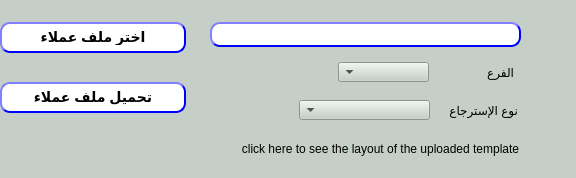
<?xml version="1.0" encoding="UTF-8"?>
<ui version="4.0">
 <class>Dialog</class>
 <widget class="QDialog" name="Dialog">
  <property name="geometry">
   <rect>
    <x>0</x>
    <y>0</y>
    <width>576</width>
    <height>178</height>
   </rect>
  </property>
  <property name="windowTitle">
   <string>تحميل تقاط العملاء</string>
  </property>
  <property name="styleSheet">
   <string notr="true">background-color: rgb(198, 207, 199);

            </string>
  </property>
  <widget class="QPushButton" name="BTN_load">
   <property name="geometry">
    <rect>
     <x>0</x>
     <y>82</y>
     <width>186</width>
     <height>31</height>
    </rect>
   </property>
   <property name="styleSheet">
    <string notr="true">QPushButton{
                                        background-color: white;
                                        border-style: outset;
                                        border-width: 2px;
                                        border-radius: 10px;
                                        border-color: blue;
                                        font: bold 14px;
                                        min-width:6em;
 padding: 6px;
                                       }
                                        QPushButton:hover {
                                        background: qradialgradient(
                                        cx: 0.3, cy: -0.4, fx: 0.3, fy: -0.4,
                                        radius: 1.35, stop: 0 #fff, stop: 1 #bbb
                                        );
                                        }
                                        QPushButton:pressed {
                                        border-style: inset;
                                        background: qradialgradient(
                                        cx: 0.4, cy: -0.1, fx: 0.4, fy: -0.1,
                                        radius: 1.35, stop: 0 #fff, stop: 1 #ddd
                                        );
                                        }
                                    </string>
   </property>
   <property name="text">
    <string>تحميل ملف عملاء</string>
   </property>
  </widget>
  <widget class="QPushButton" name="BTN_browse">
   <property name="geometry">
    <rect>
     <x>0</x>
     <y>22</y>
     <width>186</width>
     <height>31</height>
    </rect>
   </property>
   <property name="styleSheet">
    <string notr="true">QPushButton{
                                        background-color: white;
                                        border-style: outset;
                                        border-width: 2px;
                                        border-radius: 10px;
                                        border-color: blue;
                                        font: bold 14px;
                                        min-width:6em;
 padding: 6px;
                                       }
                                        QPushButton:hover {
                                        background: qradialgradient(
                                        cx: 0.3, cy: -0.4, fx: 0.3, fy: -0.4,
                                        radius: 1.35, stop: 0 #fff, stop: 1 #bbb
                                        );
                                        }
                                        QPushButton:pressed {
                                        border-style: inset;
                                        background: qradialgradient(
                                        cx: 0.4, cy: -0.1, fx: 0.4, fy: -0.1,
                                        radius: 1.35, stop: 0 #fff, stop: 1 #ddd
                                        );
                                        }
                                    </string>
   </property>
   <property name="text">
    <string>اختر ملف عملاء</string>
   </property>
  </widget>
  <widget class="QLineEdit" name="LE_fileName">
   <property name="enabled">
    <bool>true</bool>
   </property>
   <property name="geometry">
    <rect>
     <x>210</x>
     <y>22</y>
     <width>311</width>
     <height>25</height>
    </rect>
   </property>
   <property name="styleSheet">
    <string notr="true">QLineEdit{
                                        background-color: white;
                                        border-style: outset;
                                        border-width: 2px;
                                        border-radius: 10px;
                                        border-color: blue;
                                        min-width: 6em;
                                        }
                                        QLineEdit:hover {
                                        background: qradialgradient(
                                        cx: 0.3, cy: -0.4, fx: 0.3, fy: -0.4,
                                        radius: 1.35, stop: 0 #fff, stop: 1 #bbb
                                        );
                                        }
                                       QLineEdit:pressed {
                                        border-style: inset;
                                        background: qradialgradient(
                                        cx: 0.4, cy: -0.1, fx: 0.4, fy: -0.1,
                                        radius: 1.35, stop: 0 #fff, stop: 1 #ddd
                                        );
                                        }
                                    </string>
   </property>
  </widget>
  <widget class="QPushButton" name="BTN_uploadTemp">
   <property name="geometry">
    <rect>
     <x>220</x>
     <y>133</y>
     <width>321</width>
     <height>31</height>
    </rect>
   </property>
   <property name="font">
    <font>
     <pointsize>9</pointsize>
     <italic>false</italic>
    </font>
   </property>
   <property name="styleSheet">
    <string notr="true"/>
   </property>
   <property name="text">
    <string>click here to see the layout of the uploaded template</string>
   </property>
   <property name="autoDefault">
    <bool>false</bool>
   </property>
   <property name="flat">
    <bool>true</bool>
   </property>
  </widget>
  <widget class="QComboBox" name="CMB_branch">
   <property name="geometry">
    <rect>
     <x>338</x>
     <y>62</y>
     <width>91</width>
     <height>20</height>
    </rect>
   </property>
   <property name="layoutDirection">
    <enum>Qt::RightToLeft</enum>
   </property>
  </widget>
  <widget class="QLabel" name="label_11">
   <property name="geometry">
    <rect>
     <x>473</x>
     <y>62</y>
     <width>41</width>
     <height>20</height>
    </rect>
   </property>
   <property name="layoutDirection">
    <enum>Qt::RightToLeft</enum>
   </property>
   <property name="text">
    <string>الفرع</string>
   </property>
  </widget>
  <widget class="QComboBox" name="CMB_redeemType">
   <property name="geometry">
    <rect>
     <x>299</x>
     <y>100</y>
     <width>131</width>
     <height>20</height>
    </rect>
   </property>
   <property name="layoutDirection">
    <enum>Qt::RightToLeft</enum>
   </property>
  </widget>
  <widget class="QLabel" name="label_12">
   <property name="geometry">
    <rect>
     <x>447</x>
     <y>100</y>
     <width>71</width>
     <height>20</height>
    </rect>
   </property>
   <property name="layoutDirection">
    <enum>Qt::RightToLeft</enum>
   </property>
   <property name="text">
    <string>نوع الإسترجاع</string>
   </property>
  </widget>
 </widget>
 <resources/>
 <connections/>
</ui>
